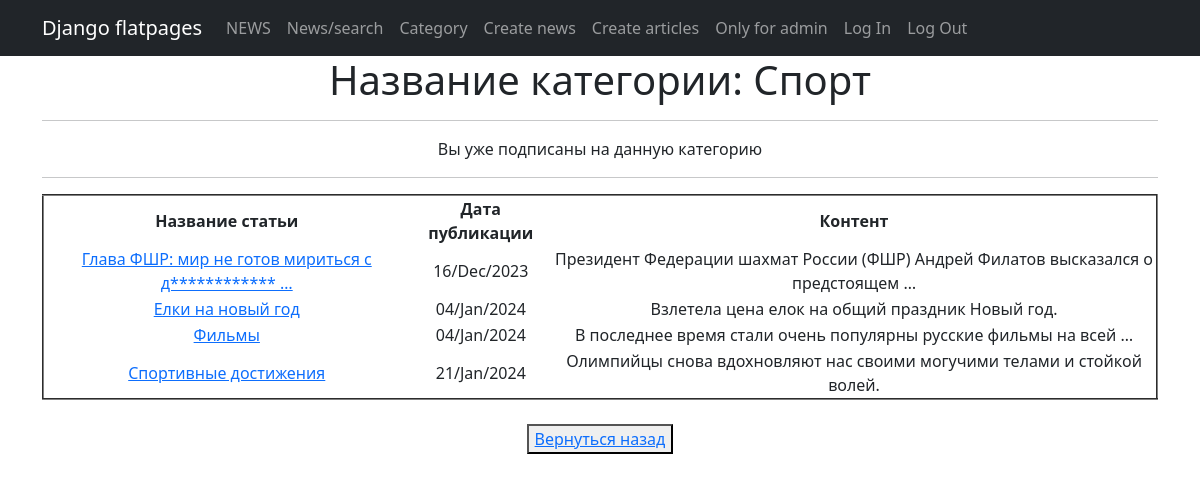
Page /news/category/1/ (signed in) on the earlier database version.
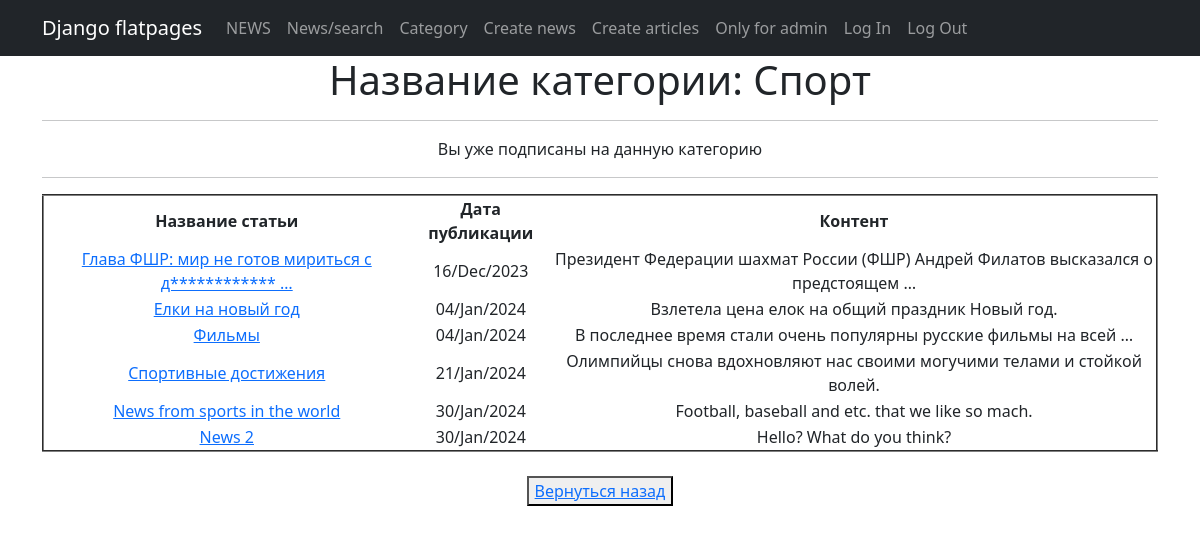
Same page on the later database version.
### news/models.py (models this page shows, shortened)
class Category(models.Model):
    name = models.CharField(max_length=255, unique=True)
    subscribers = models.ManyToManyField(User, through='CategorySubscribers')
    def get_post(self):
        return self.post_set.all()

class Post(models.Model):
    author = models.ForeignKey(Author, on_delete=models.CASCADE, verbose_name='Автор')
    position = models.CharField(max_length=2,
                                choices=POSITIONS,
                                default=news)
    time_create = models.DateTimeField(auto_now_add=True)
    category = models.ManyToManyField(Category, through='PostCategory', verbose_name='Категория')
    title = models.CharField(max_length=255, verbose_name='Заголовок')
    text = models.TextField(verbose_name='Контент')
    rating = models.IntegerField(default=0)
    def get_absolute_url(self):
        return reverse(
            'news:post_detail',
            args=[self.id]
            )

### news/views.py (the view)
# urls.py: path('category/<int:pk>/', CategoryDetail.as_view(), name='category_detail'),
class CategoryDetail(DetailView):
    model = Category
    template_name = 'category.html'
    context_object_name = 'category'
    pk_url_kwarg = 'pk'
    def get_context_data(self, **kwargs: Any) -> dict[str, Any]:
        context = super().get_context_data(**kwargs)
        category = Category.objects.get(pk=self.kwargs['pk'])
        context['is_not_subscribe'] = not self.request.user.category_set.filter(id=category.pk).exists()
        return context

### news/templatetags/custom_filter.py (called while the page is built)
@register.filter()
def censor(text):
    if isinstance(text, str):
        text1 = []
        for string in text.split():
            for string_not in STRING_NOT:
                if string.lower().startswith(string_not[:-4]):
                    if string[-1] in ZNAKI:
                        string = string[0] + '*' * len(string[1:-1]) + string[-1]
                    else:
                        string = string[0] + '*' * len(string[1:-1])
            text1.append(string)
    else:
        raise TypeError
    return " ".join(text1)

### templates/category.html (shortened to what this page needs)
{% extends 'flatpages/default.html' %}
{% load custom_filter %}
{% block content %}
<h1>Название категории: {{ category.name }}</h1>
<hr>
{% if is_not_subscribe %}
<button><a href="subscribe/">Подписаться</a></button>
{% else %}
<p>Вы уже подписаны на данную категорию</p>
{% endif %}
<hr>
{% if category.get_post %}
<table border="2" align="center">
    <tr>
        <th>Название статьи</th>
        <th>Дата публикации</th>
        <th colspan="4">Контент</th>
    </tr>
    {% for post in category.get_post %}
    <tr>
        <td><a href="{{ post.get_absolute_url }}">{{ post.title|truncatewords:8|censor }}</a></td>
        <td>{{ post.time_create|date:'d/M/Y' }}</td>
        <td>{{ post.text|truncatewords:10|censor }}</td>
    </tr>
    {% endfor %}
</table>
{% else %}
<h2>В этой категории нет статей</h2>
{% endif %}
<br>
<button><a href="{% url 'news:category_list' %}">Вернуться назад</a></button>
{% endblock content %}

### templates/flatpages/default.html (shortened to what this page needs)
<!DOCTYPE html>
<html lang="en">
<head>
    {% load static %}
    <link href="{% static 'css/styles.css' %}" rel="stylesheet" />
</head>
{% load cache %}
<body>
    {% cache 60 nav %}
    <nav class="navbar navbar-expand-lg navbar-dark bg-dark static-top">
        <div class="container">
            <a class="navbar-brand" href="http://127.0.0.1:8000/">Django flatpages</a>
            <div class="collapse navbar-collapse" id="navbarResponsive">
                <ul class="navbar-nav ml-auto">
                    <li class="nav-item active">
                        <a class="nav-link" href="/news/">NEWS
                        </a>
                    </li>
                    <li class="nav-item">
                        <a class="nav-link" href="/news/search/">News/search</a>
                    </li>
                    <li class="nav-item">
                        <a class="nav-link" href="/news/category">Category</a>
                    </li>
                    <li class="nav-item">
                        <a class="nav-link" href="/news/create">Create news</a>
                    </li>
                    <li class="nav-item">
                        <a class="nav-link" href="/news/articles/create">Create articles</a>
                    </li>
                    <li class="nav-item">
                        <a class="nav-link" href="/admin/">Only for admin</a>
                    </li>
                    <li class="nav-item">
                        <a class="nav-link" href="/accounts/login">Log In</a>
                    </li>
                    <li class="nav-item">
                        <a class="nav-link" href="/accounts/logout">Log Out</a>
                    </li>
                </ul>
            </div>
        </div>
    </nav>
    {% endcache %}
    <div class="container">
        <div class="row">
            <div class="col-lg-12 text-center">
                {% block content %}
                {% endblock content %}
            </div>
        </div>
    </div>
</body>
</html>

Differences in the rows shown:
added Post: title|censor "News from sports in the world", time_create "30/Jan/2024", text|censor "Football, baseball and etc. that we like so mach."
added Post: title|censor "News 2", time_create "30/Jan/2024", text|censor "Hello? What do you think?"
